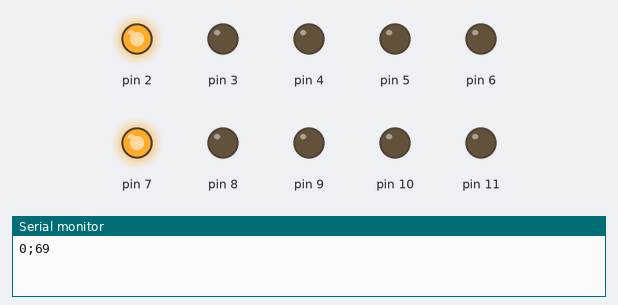
Bench run of a sketch on a simulated Arduino Uno, built with avr-gcc and run on an emulated ATmega328P. Shown: output pins drawn as LEDs (lit = HIGH), the last lines printed to the serial monitor. Random numbers use the default seed unless the sketch sets one.

Above: at 0.4 s.
At 2.3 s:
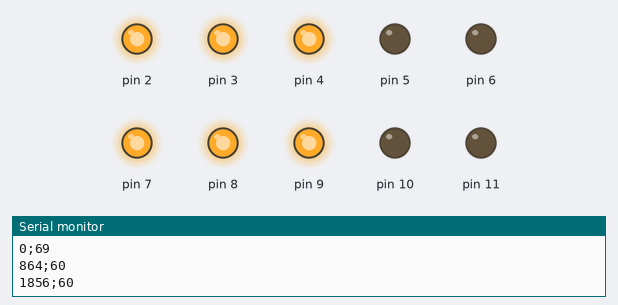
At 4.0 s:
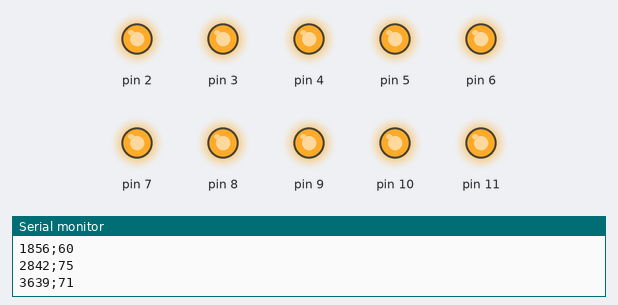
At 5.7 s:
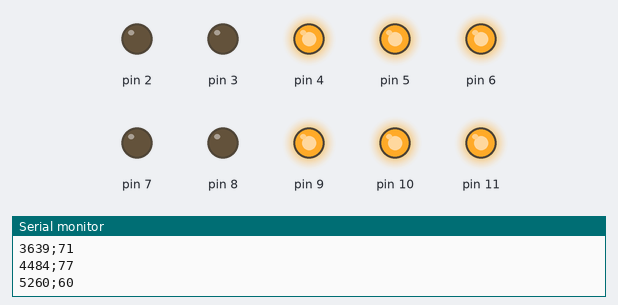
At 7.5 s:
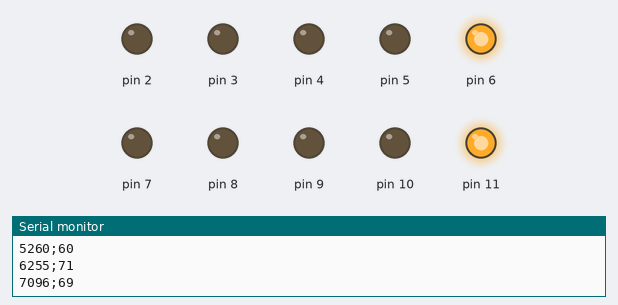
At 10.0 s:
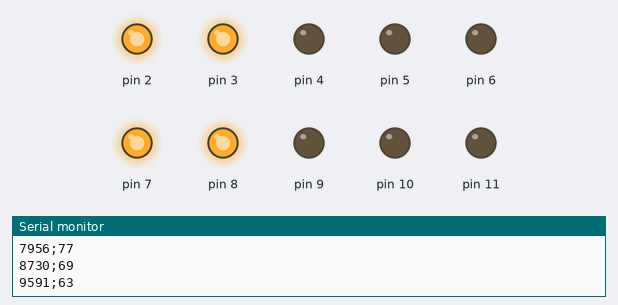
Timing chart, 0 to 11.3 s (numbered marks = the images above):
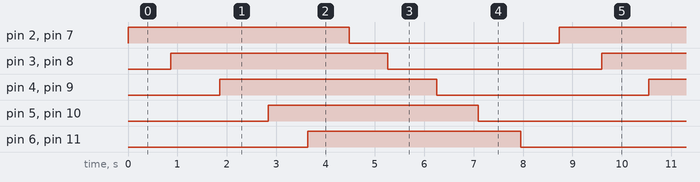

The sketch:

main.ino
```cpp
/*
main.ino
ROSSI Florian

Programme permettant de : - modifier l'allumage du coeurs en LEDS
                          - Modifier les parametre du capteur cardio
*/
#include <stdio.h>
#include <stdlib.h>
#include "Coeur.h"
#include "cardio.h"
#include "param.h"
int valeurPrecedente = 0;
long tempsPrecedent = 0;
int battement = 60;
long times;
void setup()
{
  Serial.begin(9600);
}

void loop()
{
  if (CARDIO >= 0 && CARDIO <= 5)
  {
 cardio();
  }
  if (CARDIO == 6)
  {
  int valeurActuelle, valeurSeuil;
  long tempsDetection;
  int frequence;
  int pulsation;
  valeurActuelle = analogRead(0);
  valeurSeuil = 270;

  if (valeurActuelle > valeurSeuil) {  // on est dans la zone max
    if (valeurPrecedente <= valeurSeuil) {  // est-ce qu'on vient d'y entrer?
      tempsDetection = millis();
      times = millis();
      if (tempsDetection > (tempsPrecedent + 200)){  // ce n'est pas seulement du bruit?
        frequence = (1000.0 * 60.0) / (tempsDetection - tempsPrecedent);
        coeur();
        Serial.print(times);
        Serial.print(";");
        Serial.println(((1000.0 * 60.0) / (tempsDetection - tempsPrecedent)),0);
        tempsPrecedent = tempsDetection;
        pulsation = (frequence/60)*1000;
        battement = (1000000/pulsation);
        delay (battement/2);
      }
      }
    }

  valeurPrecedente = valeurActuelle;
  }
}
```

Coeur.h
```cpp
int Fonction1();
int Fonction2();
int Fonction3();
int Fonction4();
int Fonction5();
int Fonction6();
int Fonction7();
int coeur();
```

Coeur.ino
```cpp
/*
Coeur.ino
ROSSI Florian

Programme permettant de : - modifier l'allumage du coeurs en LEDS

*/
#include <stdio.h>
#include <stdlib.h>
#include "coeur.h"
#include "param.h"
int PIN = 2;           // Valeur du premier PIN ÃƒÆ’Ã†â€™Ãƒâ€ Ã¢â‚¬â„¢ÃƒÆ’Ã¢â‚¬Â ÃƒÂ¢Ã¢â€šÂ¬Ã¢â€žÂ¢ÃƒÆ’Ã†â€™ÃƒÂ¢Ã¢â€šÂ¬Ã…Â¡ÃƒÆ’Ã¢â‚¬Å¡Ãƒâ€šÃ‚Â  ne pas modifier
int VAR = 1;           // Valeur pour le paramÃƒÆ’Ã†â€™Ãƒâ€ Ã¢â‚¬â„¢ÃƒÆ’Ã¢â‚¬Â ÃƒÂ¢Ã¢â€šÂ¬Ã¢â€žÂ¢ÃƒÆ’Ã†â€™ÃƒÂ¢Ã¢â€šÂ¬Ã…Â¡ÃƒÆ’Ã¢â‚¬Å¡Ãƒâ€šÃ‚Â¨tre 6 et 7 ÃƒÆ’Ã†â€™Ãƒâ€ Ã¢â‚¬â„¢ÃƒÆ’Ã¢â‚¬Â ÃƒÂ¢Ã¢â€šÂ¬Ã¢â€žÂ¢ÃƒÆ’Ã†â€™ÃƒÂ¢Ã¢â€šÂ¬Ã…Â¡ÃƒÆ’Ã¢â‚¬Å¡Ãƒâ€šÃ‚Â  ne pas modifier
bool a = true;         // Valeur boolÃƒÆ’Ã†â€™Ãƒâ€ Ã¢â‚¬â„¢ÃƒÆ’Ã¢â‚¬Â ÃƒÂ¢Ã¢â€šÂ¬Ã¢â€žÂ¢ÃƒÆ’Ã†â€™ÃƒÂ¢Ã¢â€šÂ¬Ã…Â¡ÃƒÆ’Ã¢â‚¬Å¡Ãƒâ€šÃ‚Â©enne ÃƒÆ’Ã†â€™Ãƒâ€ Ã¢â‚¬â„¢ÃƒÆ’Ã¢â‚¬Â ÃƒÂ¢Ã¢â€šÂ¬Ã¢â€žÂ¢ÃƒÆ’Ã†â€™ÃƒÂ¢Ã¢â€šÂ¬Ã…Â¡ÃƒÆ’Ã¢â‚¬Å¡Ãƒâ€šÃ‚Â  ne pas modifier
         // Valeur qui varie selon la rapiditÃƒÆ’Ã†â€™Ãƒâ€ Ã¢â‚¬â„¢ÃƒÆ’Ã¢â‚¬Â ÃƒÂ¢Ã¢â€šÂ¬Ã¢â€žÂ¢ÃƒÆ’Ã†â€™ÃƒÂ¢Ã¢â€šÂ¬Ã…Â¡ÃƒÆ’Ã¢â‚¬Å¡Ãƒâ€šÃ‚Â© du battement de coeur

// Toutes les leds s'allument suivant le battement de coeur
int clignote()
  {
  pinMode(PIN, OUTPUT);
  for (PIN=2 ; PIN<12 ;PIN++)
    {
      pinMode(PIN, OUTPUT);
      digitalWrite (PIN, HIGH);
    }
  delay (battement/4);
  for (PIN=2 ; PIN<12 ;PIN++)
    {
      pinMode(PIN, OUTPUT);
      digitalWrite (PIN, LOW);
    }
  delay (battement/4);
}

// Une LED sur deux s'allume suivant le battement de coeur
int unesurdeux()
{
  if (a == true)
  {
  a = false;
  pinMode(PIN, OUTPUT);
  for (PIN=2 ; PIN<12 ; PIN = PIN + 2)
    {
      pinMode(PIN, OUTPUT);
      digitalWrite (PIN, LOW);
    }
  }
  else
  {
  a = true;
  pinMode(PIN, OUTPUT);
  for (PIN=2 ; PIN<12 ; PIN = PIN + 2)
    {
      pinMode(PIN, OUTPUT);
      digitalWrite (PIN, HIGH);
    }
  }
  delay (battement/2);
}

// Une LED sur X s'allume suivant le nombre donner par l'utilisateur et les battements de coeur
int unesurX()
{
  if (a == true)
  {
  a = false;
  pinMode(PIN, OUTPUT);
  for (PIN=2 ; PIN<12 ;PIN = PIN + VPIN)
    {
      pinMode(PIN, OUTPUT);
      digitalWrite (PIN, LOW);
    }
  }
  else
  {
  a = true;
  pinMode(PIN, OUTPUT);
  for (PIN=2 ; PIN<12 ;PIN = PIN + VPIN)
    {
      pinMode(PIN, OUTPUT);
      digitalWrite (PIN, HIGH);
    }
  }
  delay (battement/2);
}

// Une seule LED s'allume suivant le pin donner par l'utilisateur et les battements de coeur
int unePIN()
{
  pinMode(SPIN, OUTPUT);
  digitalWrite (SPIN, HIGH);
  delay (battement/4);
  pinMode(PIN, OUTPUT);
  digitalWrite (SPIN, LOW);
  delay (battement/4);
}

// Une seule LED s'allume en chenille suivant les battements de coeur
int chenille()
{
  pinMode(PIN, OUTPUT);
  if (PIN >= 2 && PIN <= 12)
  {
    digitalWrite (PIN, HIGH);
    delay(battement/4);
    digitalWrite (PIN, LOW);
    delay(battement/4);
  }
  else
  {
    PIN = 1;
  }
  PIN ++;
  }

  // Les LEDS s'allument toutes ÃƒÆ’Ã‚Â  la chaine puis s'ÃƒÆ’Ã‚Â©teignent ÃƒÆ’Ã‚Â  la chaines
int chaine()
{
  pinMode(PIN, OUTPUT);
  if (VAR == 1 && PIN <= 12)
  {
    digitalWrite (PIN, HIGH);
    delay(battement/2);
    if (PIN == 11)
    {
      VAR = 2;
      PIN = 1;
    }
  }
  else
  {
    if (VAR == 2 && PIN <= 12)
    {
      digitalWrite (PIN, LOW);
      delay(battement/2);
      if (PIN == 11)
      {
        VAR = 1;
        PIN = 1;
      }
    }
  }
  PIN ++;
}

// Les LEDS s'allument toutes ÃƒÆ’Ã‚Â  la chaine par 5 puis s'ÃƒÆ’Ã‚Â©teignent ÃƒÆ’Ã‚Â  la chaines
int chainecinq(){
  pinMode(PIN, OUTPUT);
  pinMode(PIN+5, OUTPUT);
  if (VAR == 1 && PIN <= 7)
  {
    digitalWrite (PIN, HIGH);
    digitalWrite (PIN + 5, HIGH);
    delay(battement/2);
    if (PIN == 6)
      {
        VAR = 2;
        PIN = 1;
      }
  }
  else
  {
    pinMode(PIN, OUTPUT);
    pinMode(PIN+5, OUTPUT);
    if (VAR == 2 && PIN <= 7)
    {
      digitalWrite (PIN, LOW);
      digitalWrite (PIN + 5, LOW);
      delay(battement/2);
      if (PIN == 6)
      {
        VAR = 1;
        PIN = 1;
      }
    }
  }
  PIN ++;
}
int coeur() {
  if (param==0)
  {clignote();}      // Toutes les leds s'allument suivant le battement de coeur
  if (param==1)
  {unesurdeux();}      // Une LED sur deux s'allume suivant le battement de coeur
  if (param==2)
  {unesurX();}      // Une LED sur X s'allume suivant le nombre donner par l'utilisateur et les battements de coeur
  if (param==3)
  {unePIN();}      // Une seule LED s'allume suivant le pin donner par l'utilisateur et les battements de coeur
  if (param==4)
  {chenille();}      // Une seule LED s'allume en chenille suivant les battements de coeur
  if (param==5)
  {chaine();}      // Les LEDS s'allument toutes ÃƒÆ’Ã‚Â  la chaine puis s'ÃƒÆ’Ã‚Â©teignent ÃƒÆ’Ã‚Â  la chaines
  if (param==6)
  {chainecinq();}      // Les LEDS s'allument toutes ÃƒÆ’Ã‚Â  la chaine par 5 puis s'ÃƒÆ’Ã‚Â©teignent ÃƒÆ’Ã‚Â  la chaines
  pinMode(PIN, OUTPUT);

}
```

cardio.h
```cpp
int cardio();
```

cardio.ino
```cpp
/*
Cadio.ino
ROSSI Florian

Programme permettant de : - Modifier les parametre du capteur cardio
*/
#include "Coeur.h"
#include "cardio.h"
#include "param.h"
int RandomMin;
int RandomMax;
long time;

int cardio()

// Simulation coeur d'un Nouveau-ne
{
if (CARDIO == 0)
{
  RandomMin = 1500;
  RandomMax = 3167;
}

// Simulation coeur d'un bebe de un a deux ans
if (CARDIO == 1)
{
  RandomMin = 1167;
  RandomMax = 2500;
}

// Simulation coeur d'un enfant de trois a cinq ans
if (CARDIO == 2)
{
  RandomMin = 1167;
  RandomMax = 2333;
}

// Simulation coeur d'un enfant de six a douze ans
if (CARDIO == 3)
{
  RandomMin = 1083;
  RandomMax = 2083;
}

// Simulation coeur d'un adolescent ou d'un adulte
if (CARDIO == 4)
{
  RandomMin = 1000;
  RandomMax = 1333;
}

// Simulation coeur d'une personne agee
if (CARDIO == 5)
{
  RandomMin = 1000;
  RandomMax = 1167;
}
if (CARDIO >= 0 && CARDIO <= 5)
{
  int freq = 0;
  float puls = 0;
  for(int i=0; i<61; i++)
  {

  puls = random(RandomMin,RandomMax);
  freq = (puls/1000)*60;
  time = millis();
  Serial.print(time);
  Serial.print(";");
  Serial.println(freq);
  battement = (1000000/puls);
  coeur();
  delay(battement/2);
  }

  }
}
```

param.h
```cpp
#define param 6
#define VPIN 0
#define SPIN 0
#define CARDIO 4
```

Measured:
- by itself, pin 2, pin 7: alternates HIGH for 4.5 s and LOW for 4.2 s
- by itself, pin 3, pin 8: alternates HIGH for 4.4 s and LOW for 4.3 s
- by itself, pin 4, pin 9: alternates HIGH for 4.3 s and LOW for 4.3 s
- by itself, pin 5, pin 10: alternates HIGH for 4.2 s and LOW for 4.4 s
- by itself, pin 6, pin 11: alternates HIGH for 4.3 s and LOW for 4.4 s
